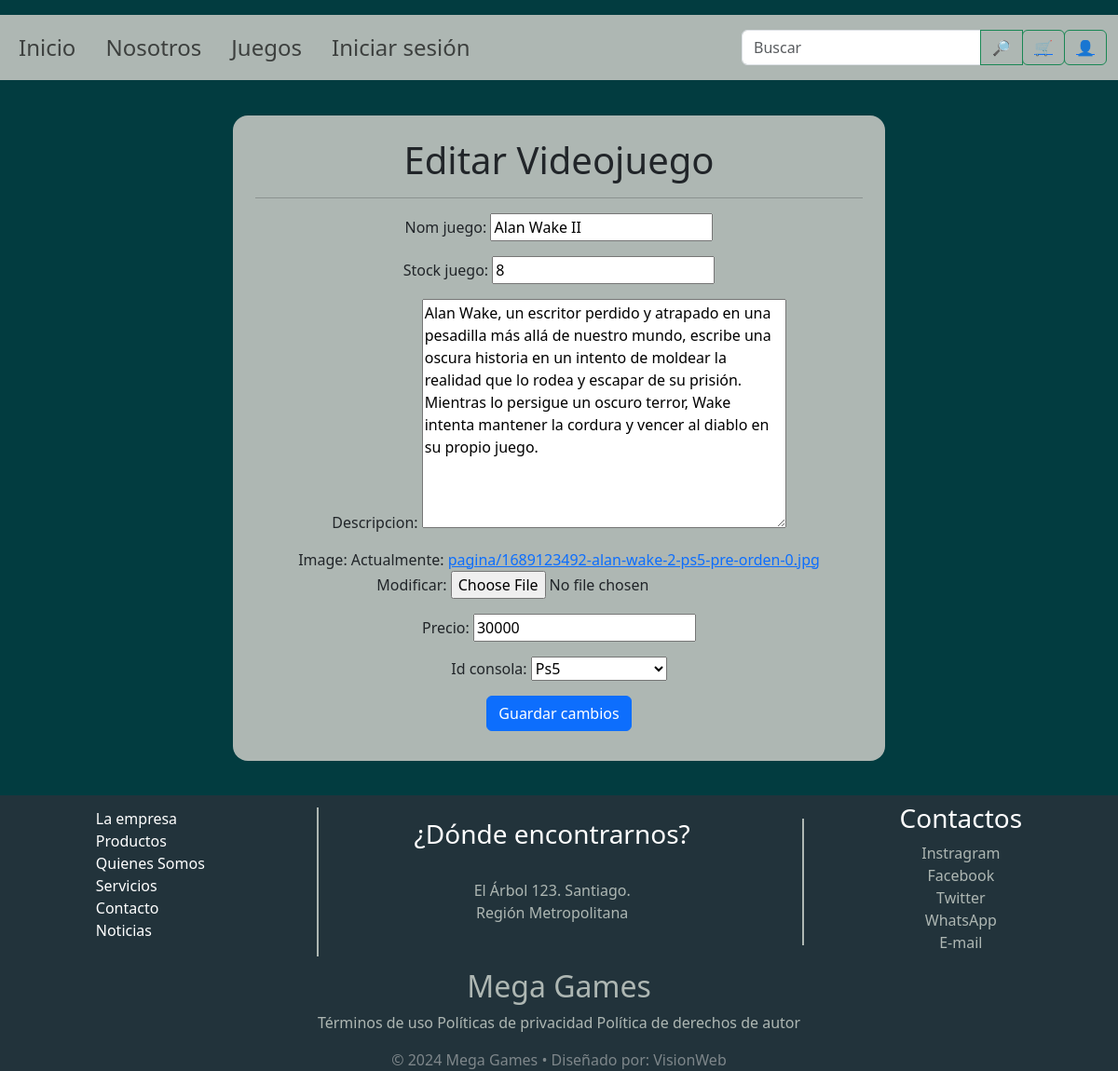
The app's page /videojuegos/editar/10/, older data.
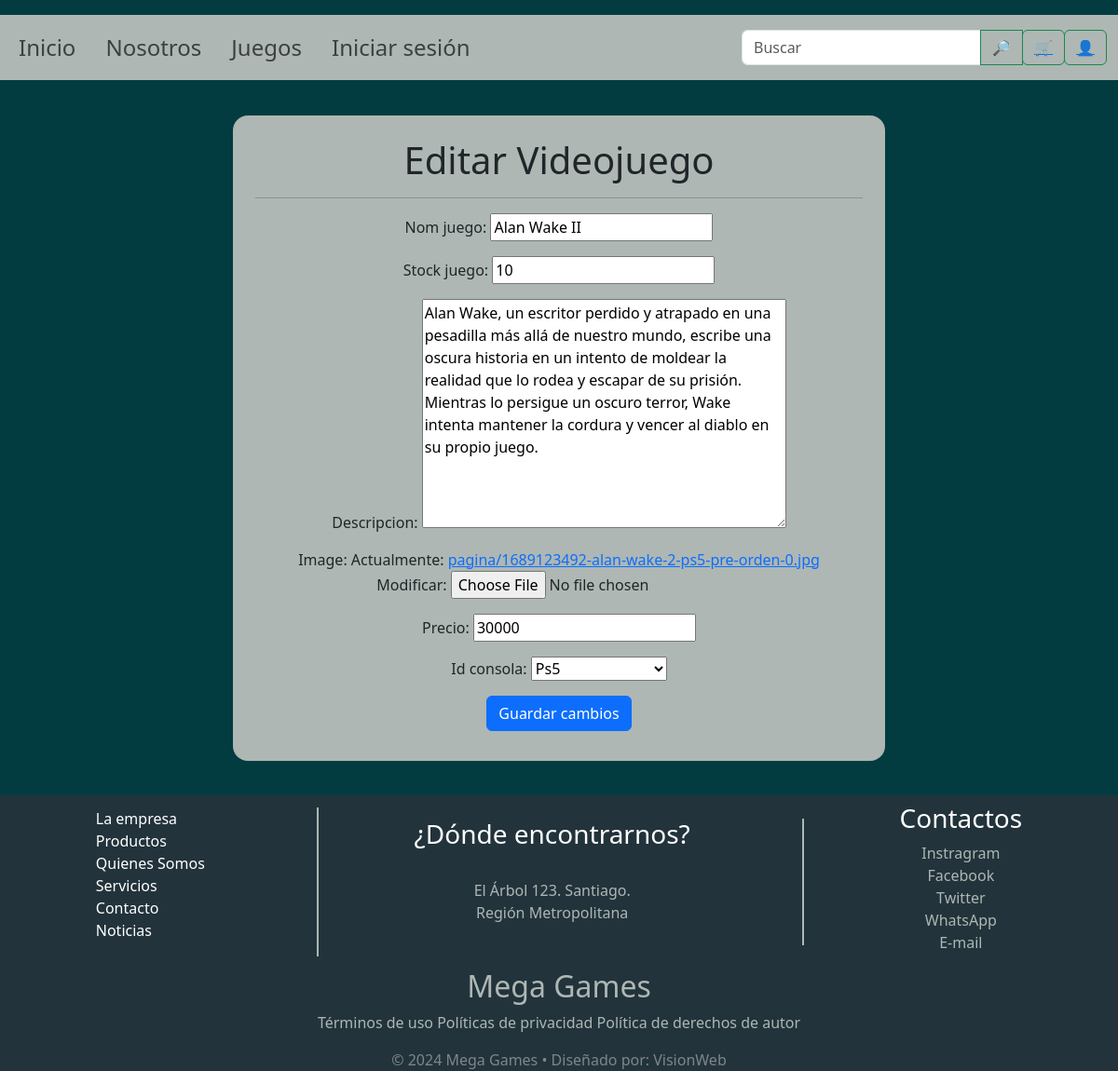
The same page, newer data.
### ventas/models.py (models this page shows, shortened)
class Videojuego(models.Model):
    id_producto = models.AutoField(primary_key=True)
    nom_juego = models.CharField(max_length=100)
    stock_juego = models.IntegerField()
    descripcion = models.TextField()
    image = models.ImageField(upload_to=get_image_path)
    precio = models.IntegerField()
    id_consola = models.ForeignKey(Consola, on_delete=models.CASCADE)

### ventas/views.py (the view)
# urls.py: path('videojuegos/editar/<int:pk>/', views.editar_videojuego, name='editar_videojuego'),
def editar_videojuego(request, pk):
    videojuego = get_object_or_404(Videojuego, pk=pk)
    if request.method == 'POST':
        form = VideojuegoForm(request.POST, request.FILES, instance=videojuego)
        if form.is_valid():
            form.save()
            return redirect('lista_videojuegos')
    else:
        form = VideojuegoForm(instance=videojuego)
    return render(request, 'editar_videojuego.html',{'form':form})

### ventas/forms.py
class VideojuegoForm(forms.ModelForm):
    class Meta:
        model = Videojuego
        fields = ['nom_juego','stock_juego', 'descripcion', 'image', 'precio', 'id_consola']

### ventas/models.py (called while the page is built)
    def __str__(self):
        return self.nombre

### ventas/templates/editar_videojuego.html (shortened to what this page needs)
{% extends 'base.html' %}
{% block content %}
<div class="container d-flex justify-content-center align-items-center mt-4 mb-4 bordear" style="min-height: 90vh;">
    <div class="fondo-carrito w-100 p-4 mx-auto bordear text-center" style="max-width: 700px;">
        <h1>Editar Videojuego</h1>
        <hr>
        <form method="post" enctype="multipart/form-data" class="needs-validation" novalidate>
            {{ form.as_p }}
            <div class="d-flex justify-content-center">
                <button type="submit" class="btn btn-primary mb-2 mx-auto">Guardar cambios</button>
            </div>
        </form>
    </div>
</div>
{% endblock %}

Row changes from the older to the newer data that the page shows:
changed Videojuego "Alan Wake II": stock_juego "8" → "10"
